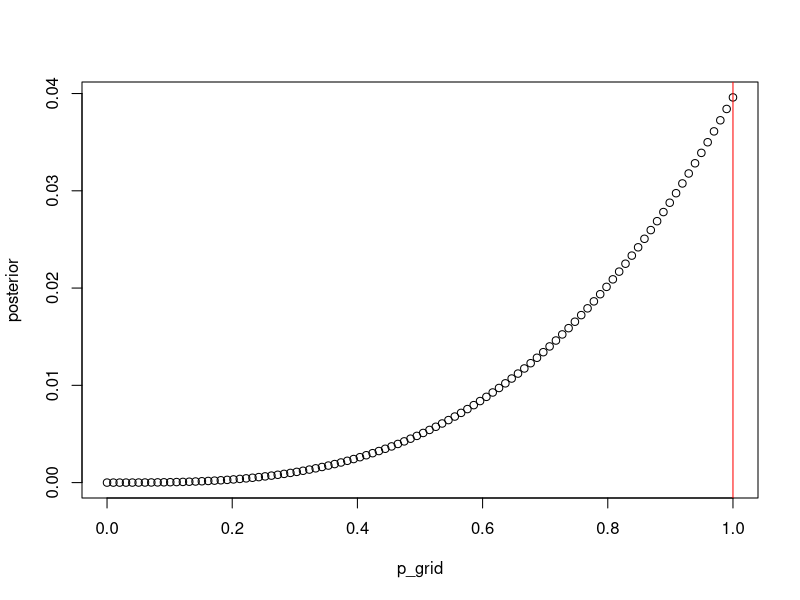
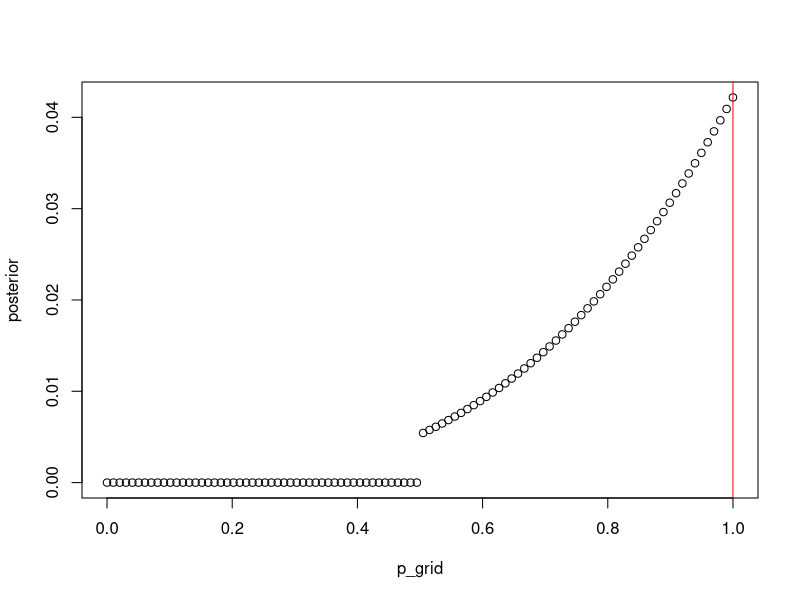

These figures' R source, in order:
W <- 1
L <- 0
obs <- list()
obs[[1]] <- c(W, W, W)
obs[[2]] <- c(W, W, W, L)
obs[[3]] <- c(L, W, W, L, W, W, W)

plotObs <- function(x, 
                    size, 
                    p_grid = seq(from = 0, to = 1, length.out = 100), 
                    prior = rep(1,length(p_grid))){
  likelihood <- dbinom(x, size = size, prob = p_grid)
  unstd.posterior <- likelihood * prior
  posterior <- unstd.posterior/sum(unstd.posterior)
  max.pt <- which.max(posterior)
  plot(p_grid, posterior)
  abline(v = p_grid[max.pt], col = "red")
}


plotObs(3,3 )

p_grid <- seq(from = 0, to = 1, length.out = 100)
prior_2 <- prior_flat <- rep(1,length(p_grid))
prior_2[p_grid < 0.5] <- 0
plotObs(3,3,p_grid,prior_2 )



